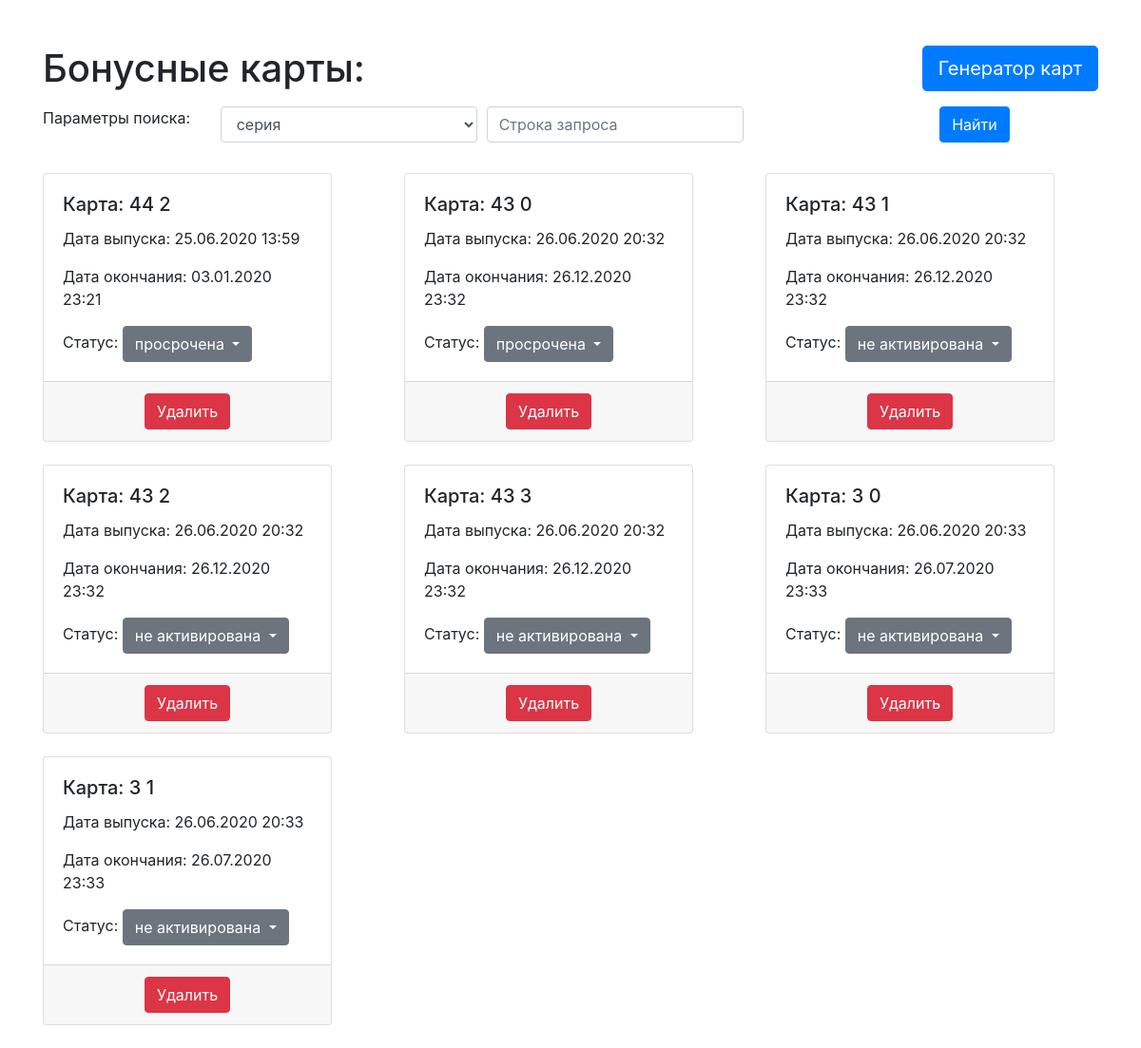
The page /loyalty/ on the database its author committed.
### loyalty_card/models.py (models this page shows, shortened)
class Cards(models.Model):
	class Status(models.TextChoices):
		INACTIVE = "не активирована"
		ACTIVE = "активирована"
		EXPIRED = "просрочена"
	class Meta:
		unique_together = (('series', 'number'),)
	series = models.PositiveIntegerField(db_index=True)
	number = models.PositiveIntegerField(db_index=True)
	release_date = models.DateTimeField(auto_now_add=True)
	end_date = models.DateTimeField()
	use_date = models.DateTimeField(blank=True, null=True)
	amount = models.FloatField(null=True, blank=True, default=0)
	status = models.CharField(choices=Status.choices, default=Status.INACTIVE, max_length=150)

### loyalty_card/views.py (the view, shortened to what this page needs)
# urls.py: path('', CardsList.as_view(), name='cards_list_url'),
class CardsList(View):
	def get(self, request):
		self.check_status()
		search_form = SearchCards()
		c_list = Cards.objects.all()
		return render(request, 'loyalty_card/index.html', context={'page_obj': c_list, 'search': search_form})
	def check_status(self):
		for card in Cards.objects.all():
			if card.end_date <= make_aware(datetime.now()):
				card.status = Cards.Status.EXPIRED
				card.save()

### loyalty_card/forms.py
class SearchCards(forms.Form):
	search_params = [
		('series', 'серия'),
		('number', 'номер'),
		('release_date', 'дата выпуска'),
		('end_date', 'дата окончания'),
		('status', 'статус')
	]
	search = forms.ChoiceField(choices=search_params, label='Параметры поиска: ', required=False)
	search.widget.attrs.update({'class': 'form-control'})
	search_reg = forms.CharField(required=False)
	search_reg.widget.attrs.update({'class': 'form-control', 'placeholder': 'Строка запроса'})

### loyalty_card/templates/loyalty_card/index.html (shortened to what this page needs)
{% extends 'base.html' %}
{% load static %}
{% block content %}
    <a href="{% url 'generate_card' %}"><button type="button" class="btn btn-primary btn-lg float-right">Генератор карт</button></a>
	<h1 class="mb-3">Бонусные карты: </h1>
    {% include 'loyalty_card/includes/search.html' %}
	<div class="row row-cols-3">
		{% for card in page_obj %}
			{% include 'loyalty_card/includes/card_template.html' %}
		{% endfor %}
	</div>
{% endblock %}

### templates/base.html (shortened to what this page needs)
<!DOCTYPE html>
<html lang="en">
<head>
	{% load static %}
	<link rel="stylesheet" href="https://stackpath.bootstrapcdn.com/bootstrap/4.5.0/css/bootstrap.min.css"
>
</head>
<body>
<div class="container mt-5">
	{% block content %}{% endblock %}
</div>
</body>
</html>

### loyalty_card/templates/loyalty_card/includes/search.html (shortened to what this page needs)
<form action="{% url 'search_cards' %}" method="post" class="mb-3">
    <div class="form-row">
        <div class="form-group col-md-2">
            <label>{{ search.search.label }}</label>
        </div>
        {% for field in search %}
            <div class="form-group col-md-3">
                {{ field }}
            </div>
        {% endfor %}
        <div class="form-group col-md-3">
            <button class="btn btn-primary float-right" type="submit">Найти</button>
        </div>
    </div>
</form>

### loyalty_card/templates/loyalty_card/includes/card_template.html (shortened to what this page needs)
<div class="col mb-4 card-container">
	<div class="card" style="width: 19rem">
		<div class="card-body">
			<h5 class="card-title">Карта: <span>{{ card.series }} {{ card.number }}</span></h5>
			<p class="card-text rel-date">Дата выпуска: <span>{{ card.release_date|date:'d.m.Y H:i' }}</span></p>
			<p class="card-text end-date">Дата окончания: <span>{{ card.end_date|date:'d.m.Y H:i' }}</span></p>
			<div class="status">Статус:
				<div class="dropdown  d-inline-block">
					<button class="btn btn-secondary dropdown-toggle" type="button" id="dropdownMenuButton"
					        data-toggle="dropdown" aria-haspopup="true" aria-expanded="false">
						<span class="selection">{{ card.status }}</span>
					</button>
				</div>
			</div>
		</div>
		<div class="card-footer text-center">
			<button type="button" class="btn btn-danger card-delete">Удалить</button>
		</div>
	</div>
</div>

### rows shown on the page
Cards: series "44", number "2", release_date "25.06.2020 13:59", end_date "03.01.2020 23:21", status "просрочена"
Cards: series "43", number "0", release_date "26.06.2020 20:32", end_date "26.12.2020 23:32", status "просрочена"
Cards: series "43", number "1", release_date "26.06.2020 20:32", end_date "26.12.2020 23:32", status "не активирована"
Cards: series "43", number "2", release_date "26.06.2020 20:32", end_date "26.12.2020 23:32", status "не активирована"
Cards: series "43", number "3", release_date "26.06.2020 20:32", end_date "26.12.2020 23:32", status "не активирована"
Cards: series "3", number "0", release_date "26.06.2020 20:33", end_date "26.07.2020 23:33", status "не активирована"
Cards: series "3", number "1", release_date "26.06.2020 20:33", end_date "26.07.2020 23:33", status "не активирована"

### other values the page prints
{{ search.search.label }} "Параметры поиска:"
